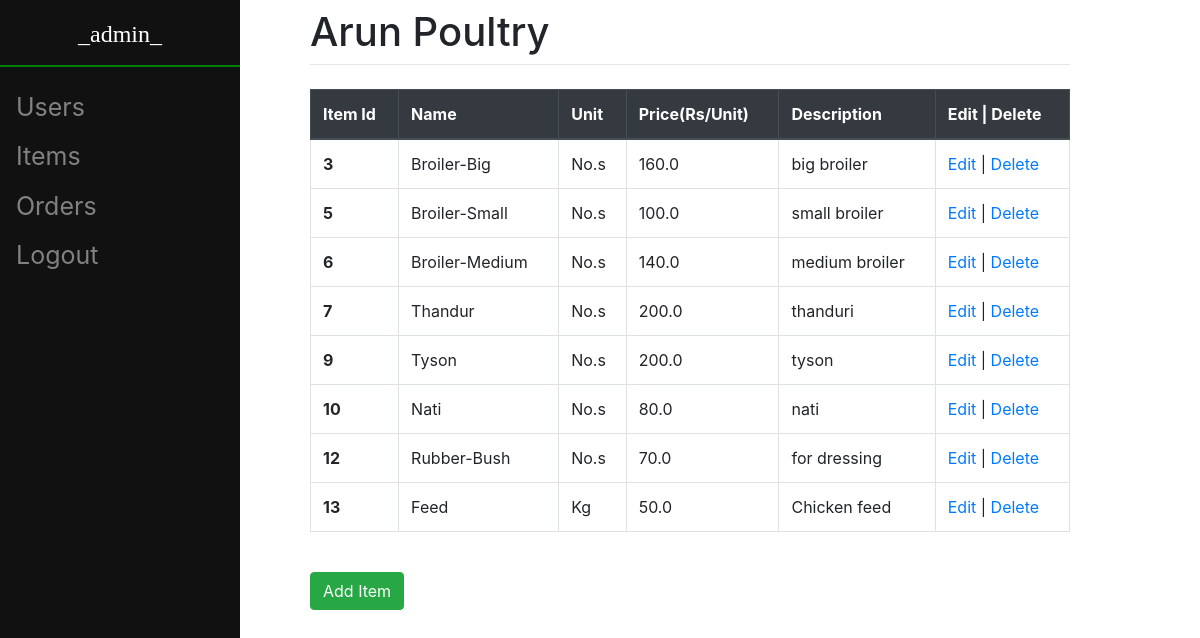
Screenshot of /item/view/ (signed in) with the database file from the repository.
### item/models.py (models this page shows, shortened)
class Item(models.Model):
	name = models.CharField(max_length = 50, unique = True)
	desc = models.CharField(max_length = 100)
	unit = models.CharField(max_length = 10, default = "No.s")
	price = models.FloatField(null=True)

### item/views.py (the view)
# urls.py: path("view/", views.ItemListView.as_view(), name = "item_view"),
class ItemListView(LRM, ListView):
    model = Item
    template_name = "item/item_list_form.html"
    def get(self, response):
        priv = get_object_or_404(User_Type, user = response.user).privilege
        if priv == False:
            return redirect("/logout/")
        items = Item.objects.all().order_by('id')
        ctx = {'privilege' : priv, 'item_list' : items}
        return render(response, self.template_name, ctx)

### item/templates/item/item_list_form.html (shortened to what this page needs)
{% extends 'orders/base.html' %}
{% block content %}
    {% if privilege == True %}
        {% if item_list %}
            <table class = "table table-bordered table-hover">
                <thead class="thead-dark">
                    <tr>
                        <th scope="col">Item Id</th>
                        <th scope="col">Name</th>
                        <th scope="col">Unit</th>
                        <th scope="col">Price(Rs/Unit)</th>
                        <th scope="col">Description</th>
                        <th scope="col">Edit | Delete</th>
                    </tr>
                </thead>
                <tbody>
                    {% for it in item_list %}
                        <tr>
                            <th scope="row"> {{ it.id }} </th>
                            <td> {{ it.name }} </td>
                            <td> {{ it.unit }} </td>
                            <td> {{ it.price }}</td>
                            <td> {{ it.desc }} </td>
                            <td><a href = "{% url 'item:item_update' it.id %}">Edit</a> | <a href = "{% url 'item:item_delete' it.id %}">Delete</a></td>
                        </tr>
                    {% endfor %}
                </tbody>
            </table>
        {% endif %}
        <br>
        <form method = "get" action = "/item/create/" class = "form-group">
            <button type="submit", name="newItem", value="newItem", class = "btn btn-success">Add Item</button>
        </form>
    {% endif %}
{% endblock %}

### orders/templates/orders/base.html (shortened to what this page needs)
<!doctype html>
<html>
<head>
	<link rel="stylesheet" href="https://stackpath.bootstrapcdn.com/bootstrap/4.3.1/css/bootstrap.min.css">
</head>
<body>
	<div class="sidenav">
		{% block side %}
			{% if user.is_authenticated %}
				<h4>{{ user.username }}</h4>
				<hr>
				{% if privilege %}
					<a href = "/register">Users</a>
					<a href = "/item/view/">Items</a>
				{% else %}
					<a href="/create">New Order</a>
				{% endif %}
				<a href="/view">Orders</a>
				<a href = "/logout">Logout</a>
			{% else %}
				<a href="/">Home</a>
				<a href="/login">Login</a>
			{% endif %}
		{% endblock %}
	</div>
	<div id="content" name="content" class="main">
				<h1 class="mt-2">Arun Poultry</h1>
				<hr class="mt-0 mb-4">
				{% block content %}
				{% endblock %}
	</div>
</body>
</html>

### orders/templates/orders/base.html (style rules this page uses)
.sidenav { height:100%; width: 20%; position: fixed; z-index:1; top:0; left:0; background-color:#111; overflow-x:hidden; padding-top:20px; }
.sidenav h4 { font-family: 'Times New Roman', Times, serif; color: #FFFFFF; text-align: center; }
.sidenav hr { border: 1px solid green; }
.sidenav a { padding:6px 8px 6px 16px; text-decoration: none; font-size:25px; color: #818181; display:block; }
.main { margin-left: 25%; padding: 0px 10px; margin-right: 10%; margin-bottom: 5%; }

### rows the page displays
Item: id "3", name "Broiler-Big", unit "No.s", price "160.0", desc "big broiler"
Item: id "5", name "Broiler-Small", unit "No.s", price "100.0", desc "small broiler"
Item: id "6", name "Broiler-Medium", unit "No.s", price "140.0", desc "medium broiler"
Item: id "7", name "Thandur", unit "No.s", price "200.0", desc "thanduri"
Item: id "9", name "Tyson", unit "No.s", price "200.0", desc "tyson"
Item: id "10", name "Nati", unit "No.s", price "80.0", desc "nati"
Item: id "12", name "Rubber-Bush", unit "No.s", price "70.0", desc "for dressing"
Item: id "13", name "Feed", unit "Kg", price "50.0", desc "Chicken feed"

### other values shown
{{ user.username }} "_admin_"
